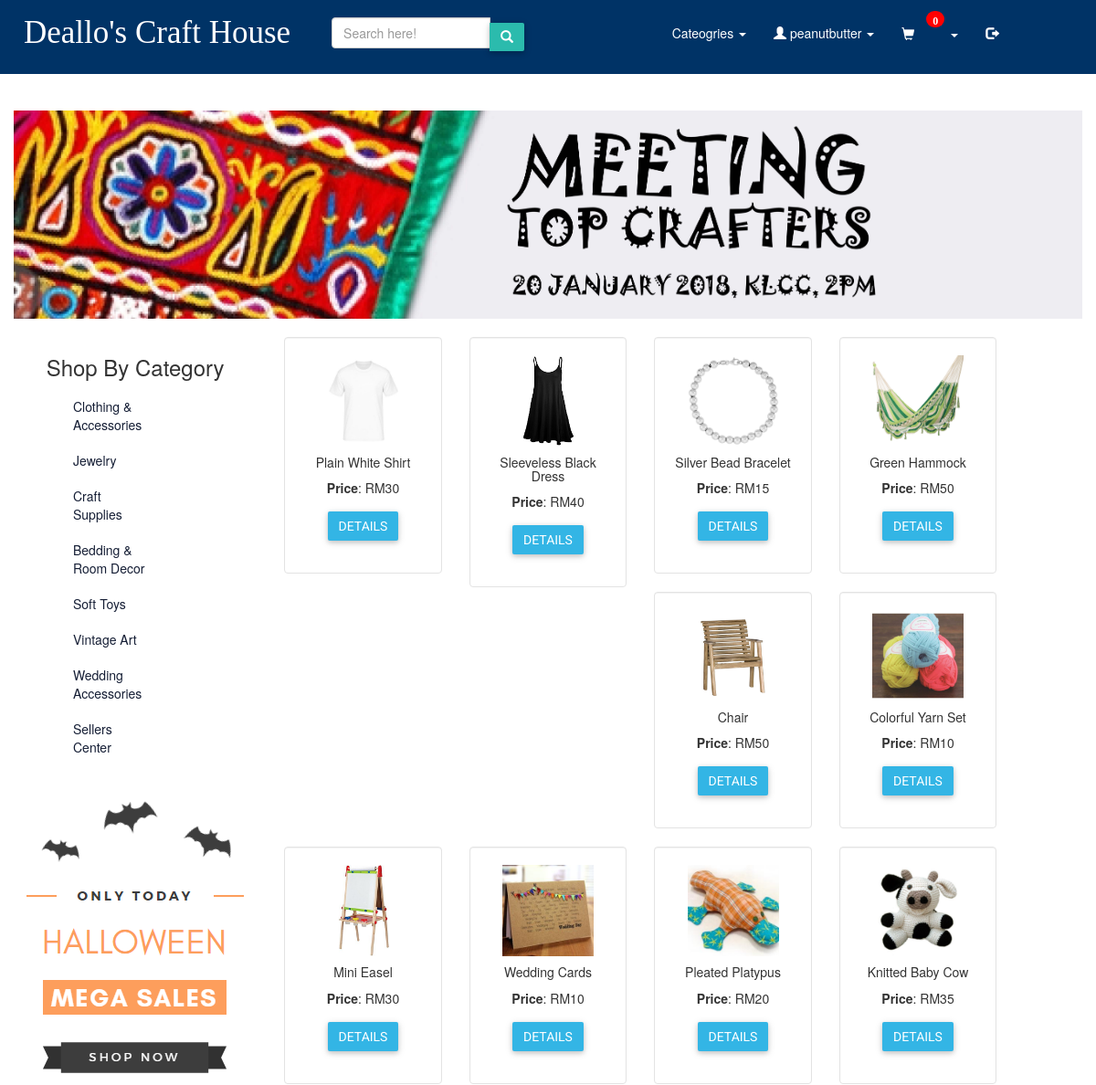
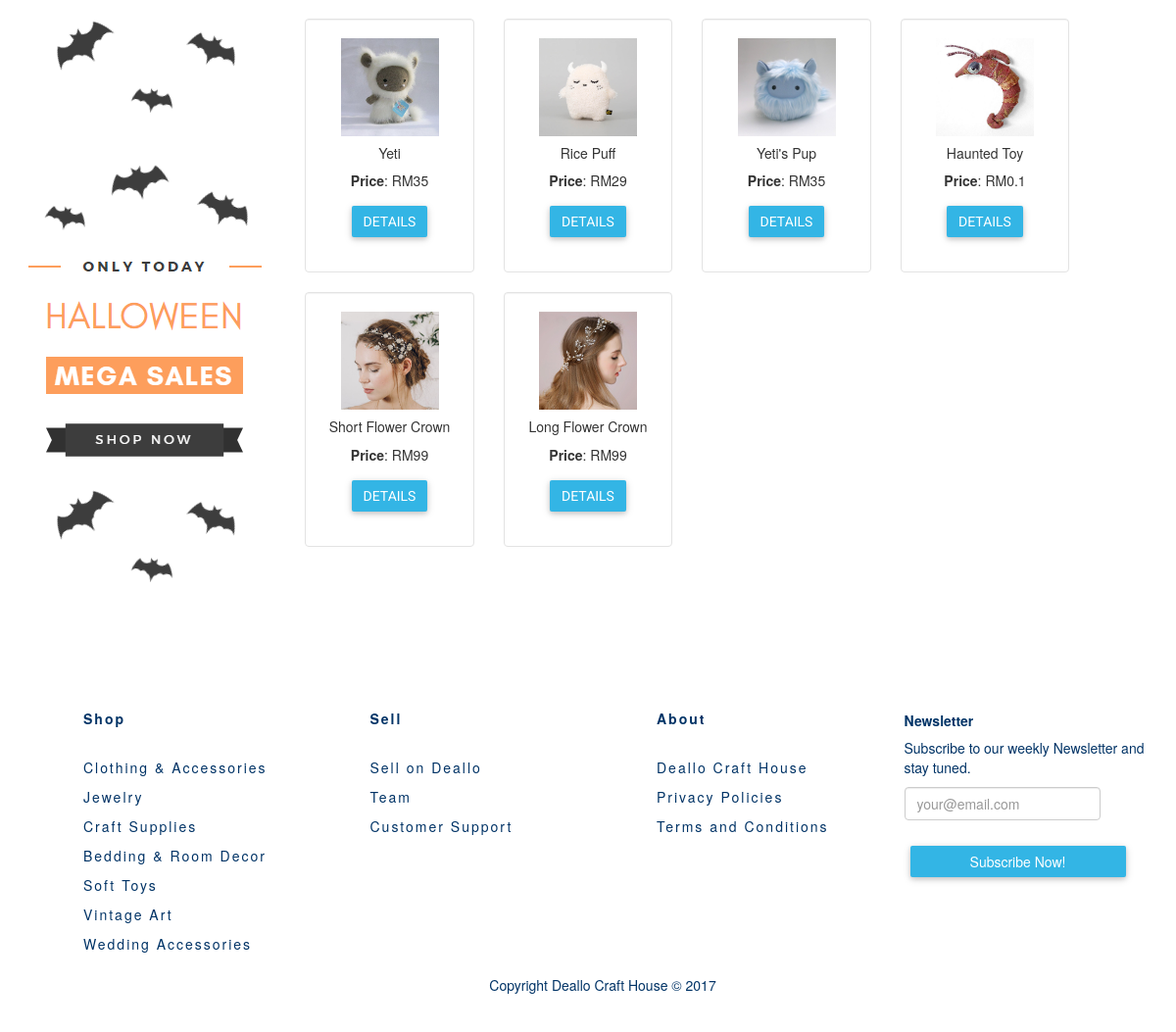
The page /pages/products.php (signed in) on the database its author committed (2 pictures, top to bottom).
### tables this page shows
CREATE TABLE `product` (
  `id` int(11) NOT NULL,
  `name` varchar(80) NOT NULL,
  `summary` varchar(255) NOT NULL,
  `price` double NOT NULL,
  `quantity` varchar(10) NOT NULL,
  `image` varchar(100) NOT NULL,
  `product_owner` varchar(255) NOT NULL,
  `category` varchar(255) NOT NULL
);

### pages/products.php (the view, shortened to what this page needs)
<?php
include "../includes/product_config.php";
?>
<!DOCTYPE html>
<html lang="en">
<head>
    <link rel="stylesheet=" href="styles/bootstrap/bootstrap.css">
    <link rel="stylesheet" href="https://maxcdn.bootstrapcdn.com/bootstrap/3.3.7/css/bootstrap.min.css">
    <link rel="stylesheet" href="..styles/cart_styles.css">
    <link rel="stylesheet" href="../styles/test.css">
    <link rel="stylesheet" href="../styles/footer.css">
    <link rel="stylesheet" href="../styles/buttons.css">
    <link rel="stylesheet" href="../styles/product_modal.css">
    <link rel="stylesheet" href="../styles/products_styles.css">
    <link href="assets/css/font-awesome.min.css" rel="stylesheet">
</head>
<body>
<?php include "../templates/navbar.php" ?>
 <div class="container-fluid">
 <div class="row">
         <div class="col-lg-12 col-md-12 col-sm-12 col-xs-12">
         <br>
           <img src="../images/cover-art/meetCover.jpg" class="img-responsive"/>
        </div>
      </div>
  <div class="row" style="padding-right: 15px;">
    <div class="col-lg-3 col-md-3">
    <br>
    <div class="category">
      <h3 align="center">Shop By Category</h3>
      <div class="list-group categories" style="padding-left: 50px;" align >
        <div class="category-list-group">
        <a href="products/clothingAcc.php" class="list-group-item">Clothing &amp; Accessories</a>
        <a href="products/jewelry.php" class="list-group-item">Jewelry</a>
        <a href="products/craftSupplies.php" class="list-group-item">Craft Supplies</a>
        <a href="products/bedding.php" class="list-group-item">Bedding &amp; Room Decor</a>
        <a href="products/softToys.php" class="list-group-item">Soft Toys</a>
        <a href="products/vintage.php" class="list-group-item">Vintage Art</a>
        <a href="products/wedding.php" class="list-group-item">Wedding Accessories</a>
        <a href="myProducts.php" class="list-group-item">Sellers Center</a>
        </div>
      </div>
    </div>
      <div class="ads" style="border-radius: 50px;">
        <img src="../images/ads/ad1.png" class="img-responsive"/>
      </div>
    <div class="ads" style="border-radius: 50px;">
        <img src="../images/ads/ad1.png" class="img-responsive"/>
      </div>
  </div>
  <br>
   <div class="row" id="products" >
     <?php
        $stmt = $dbh->prepare("SELECT * FROM product");
        if ($stmt->execute()) {
            while ($row = $stmt->fetch()) {
        ?>
          <div class="col-md-2">
          <div class="well" style="background-color: white;">
              <img src="../images/product_images/<?php echo $row['image']; ?>" class="img-responsive mx-auto d-block" width="100px" height="100px" />
              <div class="text-center">
                <h5><?php echo $row['name'] ?></h5>
                <p><strong>Price</strong>: RM<?php echo $row['price'] ?><br/></p>
                <p>
                    <button type="button" class="btn btn-info" data-toggle="modal" data-target="#myModal-<?php echo $row['id'] ?>">Details</button>
                </p>
              </div>
          </div>
          </div>
        <?php
            }
        }
        ?>
        </div>
    </div>
</div>
    <?php include "../templates/footer.php" ?>
</body>
</html>

### styles/test.css (style rules this page uses)
body { background-color: #FFFFFF; }
.container-fluid { background-color: #FFFFFF; }
.category-list-group a { color: #151E35; border-style: none; }
a { color: inherit; }
img { margin: auto; display: block; }

### styles/buttons.css (style rules this page uses)
button { font-family: 'Roboto', sans-serif; text-transform: uppercase; }
.btn { border-radius: 2px; border: 0; transition: .2s ease-out; color: #fff; margin: 6px; box-shadow: 0 2px 5px 0 rgba(0, 0, 0, 0.16), 0 2px 10px 0 rgba(0, 0, 0, 0.12); }
.btn-info { background: #33b5e5; }

### styles/products_styles.css (style rules this page uses)
.category { background-color: white; }
.list-group { padding-right: 100px }

### rows shown on the page
product: image (picture), name "Plain White Shirt", price "30"
product: shows a picture, name "Sleeveless Black Dress", price "40"
product: image (picture), name "Silver Bead Bracelet", price "15"
product: image (picture), name "Green Hammock", price "50"
product: image (picture), name "Chair", price "50"
product: image (picture), name "Colorful Yarn Set", price "10"
product: image (picture), name "Mini Easel", price "30"
product: image (picture), name "Wedding Cards", price "10"
product: image (picture), name "Pleated Platypus", price "20"
product: image (picture), name "Knitted Baby Cow", price "35"
product: image (picture), name "Yeti", price "35"
product: image (picture), name "Rice Puff", price "29"
product: image (picture), name "Yeti's Pup", price "35"
product: image (picture), name "Haunted Toy", price "0.1"
product: image (picture), name "Short Flower Crown", price "99"
product: image (picture), name "Long Flower Crown", price "99"

### other values the page prints
$_SESSION['username'] "peanutbutter"
